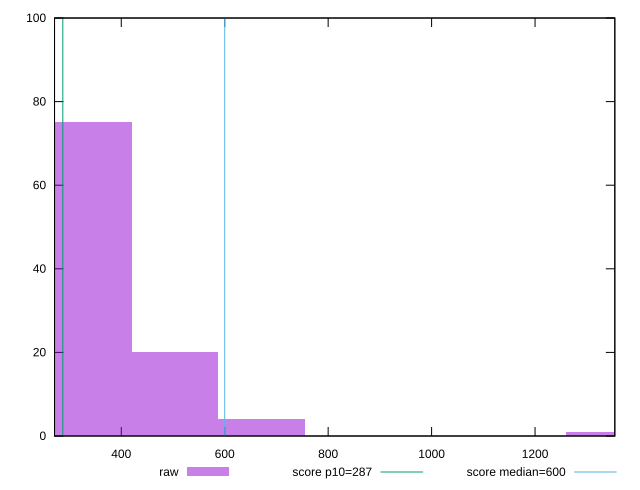

Generate this figure with gnuplot:
reset

$raw <<EOF
335.9584753521424 75
503.9377130282136 20
1343.8339014085695 1
671.9169507042848 4
EOF

set key outside below
set boxwidth 167.9792376760712
set xrange [271:1354.212]
set yrange [0:100]
set trange [0:100]
set style fill transparent solid 0.5 noborder

set parametric
set terminal svg size 640, 490 enhanced background rgb 'white'
set output "reprap/total-blocking-time/samples/pages+cached+noexternal+nomedia+nocss/raw/histogram.svg"

plot $raw title "raw" with boxes, \
     287,t title "score p10=287", \
     600,t title "score median=600"

reset
